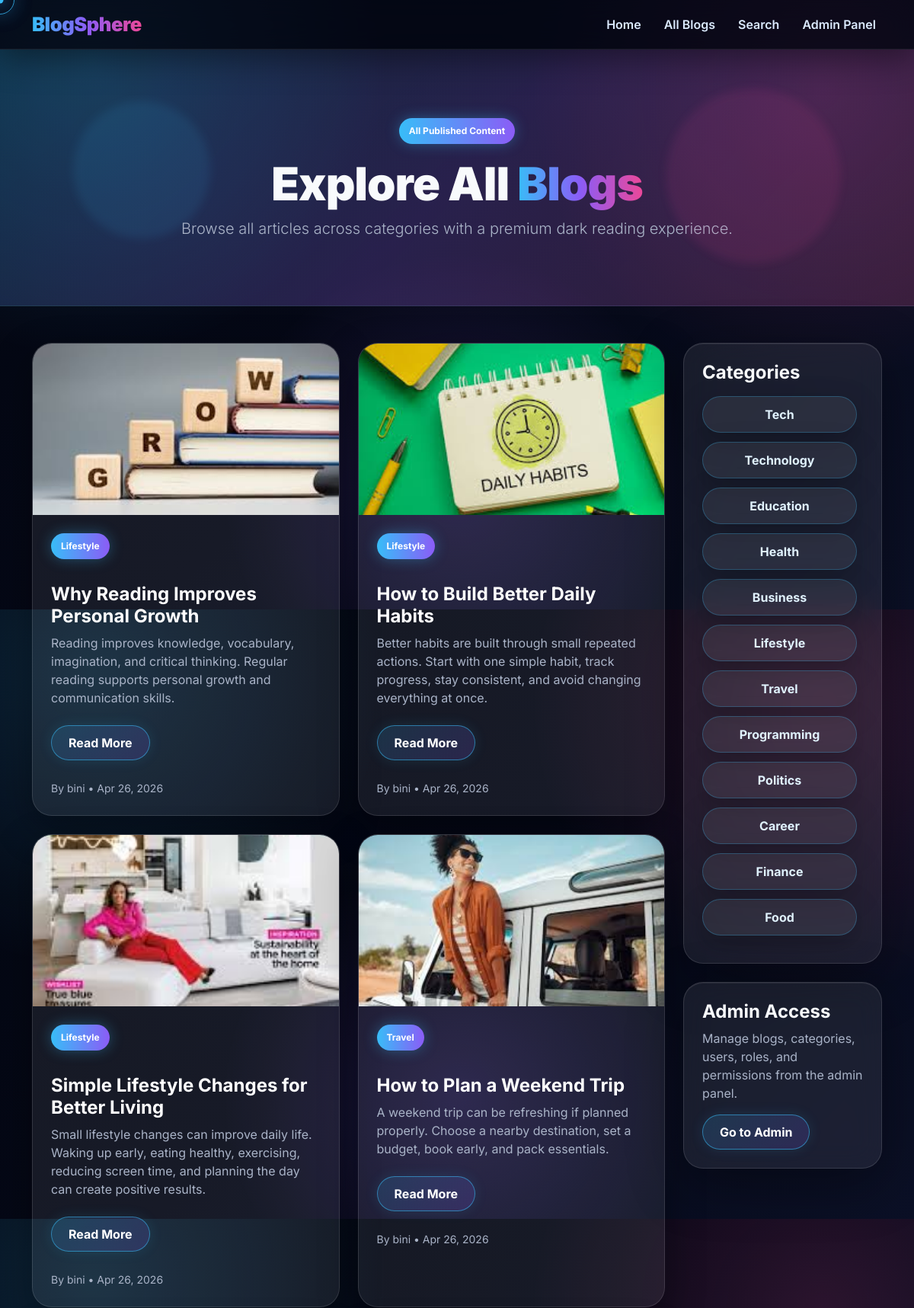
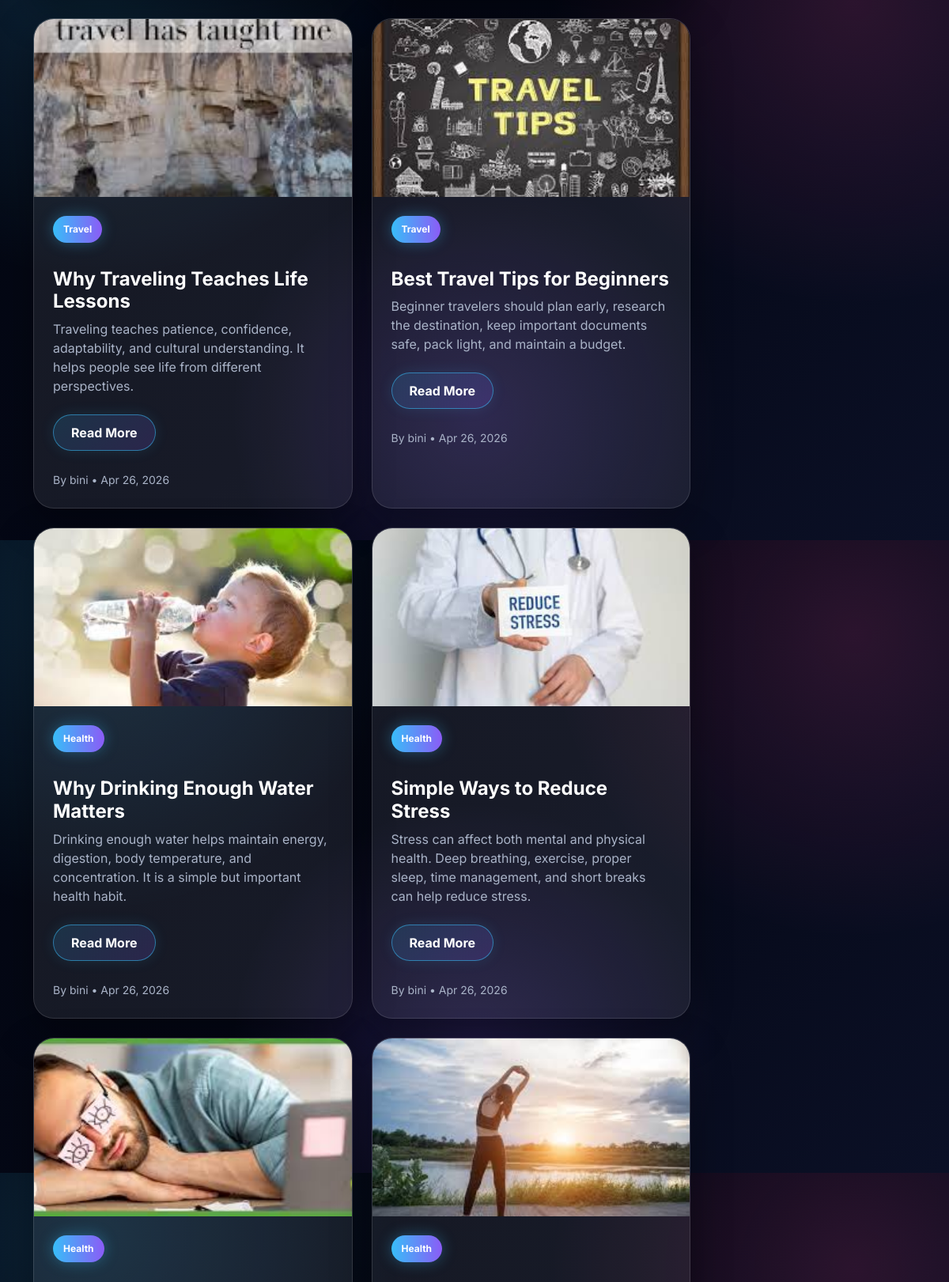
The app's page /blogs/ (upper part) with its own data (2 pictures, top to bottom).
### blogs/models.py (models this page shows, shortened)
class Blog(models.Model):
    STATUS_CHOICES = (
        ('draft', 'Draft'),
        ('published', 'Published'),
    )
    title = models.CharField(max_length=200)
    slug = models.SlugField(unique=True, blank=True)
    content = models.TextField()
    category = models.ForeignKey(Category, on_delete=models.CASCADE, related_name='blogs')
    author = models.ForeignKey(User, on_delete=models.CASCADE)
    image = models.ImageField(upload_to='blog_images/', blank=True, null=True)
    status = models.CharField(max_length=20, choices=STATUS_CHOICES, default='draft')
    created_at = models.DateTimeField(auto_now_add=True)
    updated_at = models.DateTimeField(auto_now=True)

class Category(models.Model):
    name = models.CharField(max_length=100)
    slug = models.SlugField(unique=True, blank=True)
    description = models.TextField(blank=True, null=True)
    created_at = models.DateTimeField(auto_now_add=True)
    class Meta:
        verbose_name_plural = "Categories"

### blogs/views.py (the view)
# urls.py: path('blogs/', views.blog_list, name='blog_list'),
def blog_list(request):
    blogs = Blog.objects.filter(status='published').order_by('-created_at')
    categories = Category.objects.all()
    return render(request, 'blogs/blog_list.html', {
        'blogs': blogs,
        'categories': categories
    })

### templates/blogs/blog_list.html (shortened to what this page needs)
{% extends 'base.html' %}
{% block content %}
<section class="page-header text-center">
    <div class="container position-relative">
        <p class="category-badge mb-3 fade-in-up">All Published Content</p>
        <h1 class="page-title fade-in-up delay-1">Explore All <span class="gradient-text">Blogs</span></h1>
        <p class="lead text-soft fade-in-up delay-2">
            Browse all articles across categories with a premium dark reading experience.
        </p>
    </div>
</section>
<section class="py-5">
    <div class="container">
        <div class="row">
            <div class="col-lg-9">
                <div class="row">
                    {% for blog in blogs %}
                        <div class="col-lg-6 col-md-6 mb-4 fade-in-up">
                            <div class="blog-card-3d h-100">
                                {% if blog.image %}
                                    <div class="blog-img-wrap">
                                        <img src="{{ blog.image.url }}" alt="{{ blog.title }}">
                                    </div>
                                {% endif %}
                                <div class="p-4">
                                    <span class="category-badge mb-3">{{ blog.category.name }}</span>
                                    <h4 class="fw-bold mt-3">
                                        <a href="{% url 'blog_detail' blog.slug %}" class="text-white text-decoration-none">
                                            {{ blog.title }}
                                        </a>
                                    </h4>
                                    <p class="text-soft">
                                        {{ blog.content|truncatewords:25 }}
                                    </p>
                                    <a href="{% url 'blog_detail' blog.slug %}" class="neon-btn d-inline-block mt-2">
                                        Read More
                                    </a>
                                </div>
                                <div class="px-4 pb-4">
                                    <small class="text-soft">
                                        By {{ blog.author.username }} • {{ blog.created_at|date:"M d, Y" }}
                                    </small>
                                </div>
                            </div>
                        </div>
                    {% empty %}
                        <p class="text-soft">No blogs available.</p>
                    {% endfor %}
                </div>
            </div>
            <div class="col-lg-3">
                <div class="glass-card p-4 mb-4 fade-in-up">
                    <h4 class="fw-bold mb-3">Categories</h4>
                    {% for category in categories %}
                        <a href="{% url 'category_blogs' category.slug %}" class="category-pill-3d d-block text-center">
                            {{ category.name }}
                        </a>
                    {% empty %}
                        <p class="text-soft">No categories found.</p>
                    {% endfor %}
                </div>
                <div class="glass-card p-4 fade-in-up delay-1">
                    <h4 class="fw-bold">Admin Access</h4>
                    <p class="text-soft">
                        Manage blogs, categories, users, roles, and permissions from the admin panel.
                    </p>
                    <a href="/admin/" class="neon-btn d-inline-block">Go to Admin</a>
                </div>
            </div>
        </div>
    </div>
</section>
{% endblock %}

### templates/base.html (style rules this page uses)
:root { --bg-dark: #050816; --bg-dark-2: #080b1f; --card-dark: rgba(255, 255, 255, 0.075); --border-glow: rgba(139, 92, 246, 0.55); --text-main: #f8fafc; --text-muted: #aab4c8; --neon-blue: #38bdf8; --neon-purple: #8b5cf6; --neon-pink: #ec4899; --neon-yellow: #facc15; }
* { box-sizing: border-box; }
html { scroll-behavior: smooth; }
body { font-family: 'Inter', sans-serif; background: radial-gradient(circle at 10% 10%, rgba(56, 189, 248, 0.16), transparent 30%), radial-gradient(circle at 90% 15%, rgba(236, 72, 153, 0.16), transparent 30%), radial-gradient(circle at 50% 80%, rgba(139, 92, 246, 0.18), transparent 35%), linear-gradient(135deg, #030712, #050816, #0b1026); color: var(--text-main); min-height: 100vh; overflow-x: hidden; cursor: none; }
a { color: inherit; }
.page-header { position: relative; padding: 90px 0 70px; background: linear-gradient(135deg, rgba(14, 165, 233, 0.18), rgba(139, 92, 246, 0.22), rgba(236, 72, 153, 0.16)), rgba(255, 255, 255, 0.03); overflow: hidden; border-bottom: 1px solid rgba(255, 255, 255, 0.08); }
.page-header::before, .page-header::after { content: ""; position: absolute; border-radius: 50%; filter: blur(6px); opacity: 0.55; animation: floatShape 7s ease-in-out infinite alternate; }
.page-header::before { width: 180px; height: 180px; background: rgba(56, 189, 248, 0.18); left: 8%; top: 20%; }
.page-header::after { width: 230px; height: 230px; background: rgba(236, 72, 153, 0.18); right: 8%; top: 15%; animation-delay: 1.5s; }
.page-title { font-size: clamp(2.2rem, 5vw, 4.5rem); font-weight: 900; letter-spacing: -1px; }
.gradient-text { background: linear-gradient(90deg, var(--neon-blue), var(--neon-purple), var(--neon-pink)); -webkit-background-clip: text; -webkit-text-fill-color: transparent; }
.text-soft { color: var(--text-muted); }
.glass-card { background: var(--card-dark); backdrop-filter: blur(18px); border: 1px solid rgba(255, 255, 255, 0.12); border-radius: 26px; box-shadow: 0 20px 70px rgba(0, 0, 0, 0.35), inset 0 1px 0 rgba(255, 255, 255, 0.08); }
.blog-card-3d { background: rgba(255, 255, 255, 0.075); backdrop-filter: blur(18px); border: 1px solid rgba(255, 255, 255, 0.12); border-radius: 26px; overflow: hidden; transform-style: preserve-3d; transition: 0.4s ease; box-shadow: 0 18px 50px rgba(0, 0, 0, 0.34); position: relative; }
.blog-card-3d::before { content: ""; position: absolute; inset: 0; border-radius: 26px; padding: 1px; background: linear-gradient(135deg, rgba(56, 189, 248, 0.9), rgba(139, 92, 246, 0.75), rgba(236, 72, 153, 0.75)); -webkit-mask: linear-gradient(#000 0 0) content-box, linear-gradient(#000 0 0); -webkit-mask-composite: xor; mask-composite: exclude; opacity: 0; transition: 0.35s ease; pointer-events: none; }
.blog-img-wrap { overflow: hidden; height: 225px; background: #111827; }
.blog-img-wrap img { width: 100%; height: 100%; object-fit: cover; transition: 0.55s ease; }
.category-badge { display: inline-block; color: white; font-size: 0.75rem; font-weight: 700; padding: 8px 13px; border-radius: 999px; background: linear-gradient(90deg, var(--neon-blue), var(--neon-purple)); box-shadow: 0 0 18px rgba(56, 189, 248, 0.35); }
.neon-btn { border: 1px solid rgba(56, 189, 248, 0.55); color: white; background: linear-gradient(135deg, rgba(56, 189, 248, 0.16), rgba(139, 92, 246, 0.18)); border-radius: 999px; padding: 10px 22px; font-weight: 700; transition: 0.35s ease; box-shadow: 0 0 18px rgba(56, 189, 248, 0.12); text-decoration: none; }
.category-pill-3d { display: inline-block; text-decoration: none; color: #e0f2fe; padding: 11px 18px; margin: 0 8px 12px 0; border-radius: 999px; font-weight: 700; background: rgba(255, 255, 255, 0.07); border: 1px solid rgba(56, 189, 248, 0.28); box-shadow: 0 10px 35px rgba(0, 0, 0, 0.25); transition: 0.3s ease; }
.fade-in-up { opacity: 0; transform: translateY(35px); animation: fadeInUp 0.9s ease forwards; }
.delay-1 { animation-delay: 0.15s; }
.delay-2 { animation-delay: 0.3s; }

### records on screen
Blog: image (picture), category.name "Lifestyle", title "Why Reading Improves Personal Growth", content "Reading improves knowledge, vocabulary, imagination, and critical thinking. Regular reading supports personal growth and communication skills.", author.username "bini", created_at "Apr 26, 2026"
Blog: image (picture), category.name "Lifestyle", title "How to Build Better Daily Habits", content "Better habits are built through small repeated actions. Start with one simple habit, track progress, stay consistent, and avoid changing everything at once.", author.username "bini", created_at "Apr 26, 2026"
Blog: image (picture), category.name "Lifestyle", title "Simple Lifestyle Changes for Better Living", content "Small lifestyle changes can improve daily life. Waking up early, eating healthy, exercising, reducing screen time, and planning the day can create positive results.", author.username "bini", created_at "Apr 26, 2026"
Blog: image (picture), category.name "Travel", title "How to Plan a Weekend Trip", content "A weekend trip can be refreshing if planned properly. Choose a nearby destination, set a budget, book early, and pack essentials.", author.username "bini", created_at "Apr 26, 2026"
Blog: image (picture), category.name "Travel", title "Why Traveling Teaches Life Lessons", content "Traveling teaches patience, confidence, adaptability, and cultural understanding. It helps people see life from different perspectives.", author.username "bini", created_at "Apr 26, 2026"
Blog: image (picture), category.name "Travel", title "Best Travel Tips for Beginners", content "Beginner travelers should plan early, research the destination, keep important documents safe, pack light, and maintain a budget.", author.username "bini", created_at "Apr 26, 2026"
Blog: image (picture), category.name "Health", title "Why Drinking Enough Water Matters", content "Drinking enough water helps maintain energy, digestion, body temperature, and concentration. It is a simple but important health habit.", author.username "bini", created_at "Apr 26, 2026"
Blog: image (picture), category.name "Health", title "Simple Ways to Reduce Stress", content "Stress can affect both mental and physical health. Deep breathing, exercise, proper sleep, time management, and short breaks can help reduce stress.", author.username "bini", created_at "Apr 26, 2026"
Blog: image (picture), category.name "Health"
Blog: image (picture), category.name "Health"
Category: name "Tech"
Category: name "Technology"
Category: name "Education"
Category: name "Health"
Category: name "Business"
Category: name "Lifestyle"
Category: name "Travel"
Category: name "Programming"
Category: name "Politics"
Category: name "Career"
Category: name "Finance"
Category: name "Food"
